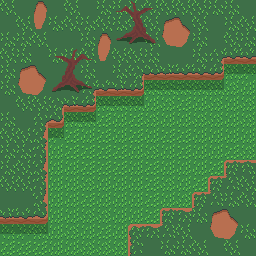

Rendered tile map (Tiled .tmx) drawn with the repository's tilesets; below, a short description and the full map source, tile grids included:
An orthogonal 16x16 tile map with 16x16 px tiles, 3 tile layers (ground, walls, trees) and 6 objects.

<map version="1.0" tiledversion="1.1.6" orientation="orthogonal" renderorder="right-down" width="16" height="16" tilewidth="16" tileheight="16" infinite="0" backgroundcolor="#3e6f48" nextobjectid="7">
 <properties>
  <property name="entities_render_layer" type="int" value="2" />
 </properties>
 <tileset firstgid="1" source="grass.tsx" />
 <layer name="ground" width="16" height="16">
  <properties>
   <property name="render_layer" type="int" value="0" />
  </properties>
  <data encoding="csv">
1,4,2,3,3,1,1,4,1,4,3,1,3,1,3,1,
2,2,2,1,4,2,4,1,4,1,1,4,4,1,1,1,
2,1,2,4,1,3,4,2,3,4,1,4,1,3,1,1,
3,1,3,1,4,2,2,2,4,1,3,1,1,3,1,1,
4,1,3,3,1,4,2,3,3,4,2,1,2,1,5,8,
2,1,2,2,2,4,1,1,3,6,6,6,5,5,1,4,
3,1,3,3,1,1,5,6,5,2,1,3,4,1,4,1,
2,1,3,2,5,6,3,2,3,1,2,4,1,1,4,1,
1,2,4,8,3,2,3,2,3,2,3,3,4,4,4,2,
4,2,4,4,3,3,3,3,2,1,2,3,2,2,3,1,
2,4,4,2,4,3,3,3,2,3,4,2,2,3,1,3,
4,1,1,4,4,1,4,4,4,3,1,2,3,2,1,4,
3,1,2,4,2,3,4,2,2,3,2,1,2,2,2,4,
4,2,2,4,2,1,1,4,2,3,3,1,1,4,3,3,
7,8,5,4,1,4,3,4,2,3,4,2,1,1,4,1,
3,3,3,4,2,1,1,1,2,3,4,1,3,1,2,1
</data>
 </layer>
 <layer name="walls" width="16" height="16">
  <properties>
   <property name="render_layer" type="int" value="1" />
  </properties>
  <data encoding="csv">
18,19,27,19,18,19,17,17,17,18,18,18,18,17,17,19,
19,18,35,17,18,17,18,17,18,18,25,26,18,19,17,18,
17,17,18,19,19,17,27,19,19,18,33,34,17,19,18,17,
18,17,19,17,17,18,35,18,18,17,19,19,17,50,9,9,
17,25,26,19,19,17,19,17,49,11,10,9,9,13,0,0,
17,33,34,19,19,50,9,10,13,0,0,0,0,0,0,0,
19,18,18,49,10,13,0,0,0,0,0,0,0,0,0,0,
17,19,50,12,0,0,0,0,0,0,0,0,0,0,0,0,
18,18,42,0,0,0,0,0,0,0,0,0,0,0,0,0,
17,17,41,0,0,0,0,0,0,0,0,0,0,0,0,0,
17,18,42,0,0,0,0,0,0,0,0,0,0,0,0,0,
18,18,41,0,0,0,0,0,0,0,0,0,0,0,60,18,
19,19,42,0,0,0,0,0,0,0,0,0,0,60,17,18,
10,9,12,0,0,0,0,0,0,0,0,0,17,25,26,19,
0,0,0,0,0,0,0,0,0,0,60,18,19,33,34,17,
0,0,0,0,0,0,0,0,44,19,17,17,18,19,18,19
</data>
 </layer>
 <layer name="trees" width="16" height="16">
  <properties>
   <property name="render_layer" type="int" value="3" />
  </properties>
  <data encoding="csv">
0,0,0,0,0,0,0,46,47,48,0,0,0,0,0,0,
0,0,0,0,0,0,0,54,55,56,0,0,0,0,0,0,
0,0,0,0,0,0,0,62,63,64,0,0,0,0,0,0,
0,0,0,20,21,22,0,0,0,0,0,0,0,0,0,0,
0,0,0,28,29,30,0,0,0,0,0,0,0,0,0,0,
0,0,0,36,37,38,0,0,0,0,0,0,0,0,0,0,
0,0,0,0,0,0,0,0,0,0,0,0,0,0,0,0,
0,0,0,0,0,0,0,0,0,0,0,0,0,0,0,0,
0,0,0,0,0,0,0,0,0,0,0,0,0,0,0,0,
0,0,0,0,0,0,0,0,0,0,0,0,0,0,0,0,
0,0,0,0,0,0,0,0,0,0,0,0,0,0,31,58,
0,0,0,0,0,0,0,0,0,0,0,0,0,31,0,0,
0,0,0,0,0,0,0,0,0,0,0,0,31,0,0,0,
0,0,0,0,0,0,0,0,0,0,31,57,0,0,0,0,
0,0,0,0,0,0,0,0,32,57,0,0,0,0,0,0,
0,0,0,0,0,0,0,0,0,0,0,0,0,0,0,0
</data>
 </layer>
 <objectgroup name="doors">
  <properties>
   <property name="layer" type="int" value="2" />
   <property name="type" value="doors" />
  </properties>
  <object id="1" x="0" y="224" width="16" height="32">
   <properties>
    <property name="way" value="left" />
   </properties>
  </object>
  <object id="2" x="240" y="64" width="16" height="96">
   <properties>
    <property name="way" value="right" />
   </properties>
  </object>
  <object id="3" x="64" y="240" width="64" height="16">
   <properties>
    <property name="way" value="down" />
   </properties>
  </object>
  <object id="4" x="176" y="0" width="32" height="16">
   <properties>
    <property name="way" value="up" />
   </properties>
  </object>
 </objectgroup>
 <objectgroup name="trigs">
  <properties>
   <property name="type" value="triggers" />
  </properties>
  <object id="5" x="0" y="0" width="16" height="16">
   <properties>
    <property name="code" value="return function () end" />
   </properties>
  </object>
 </objectgroup>
 <objectgroup name="ents">
  <properties>
   <property name="type" value="entities" />
  </properties>
  <object id="6" x="137.25" y="154.25">
   <properties>
    <property name="type_id" value="player" />
   </properties>
   <point />
  </object>
 </objectgroup>
</map>
